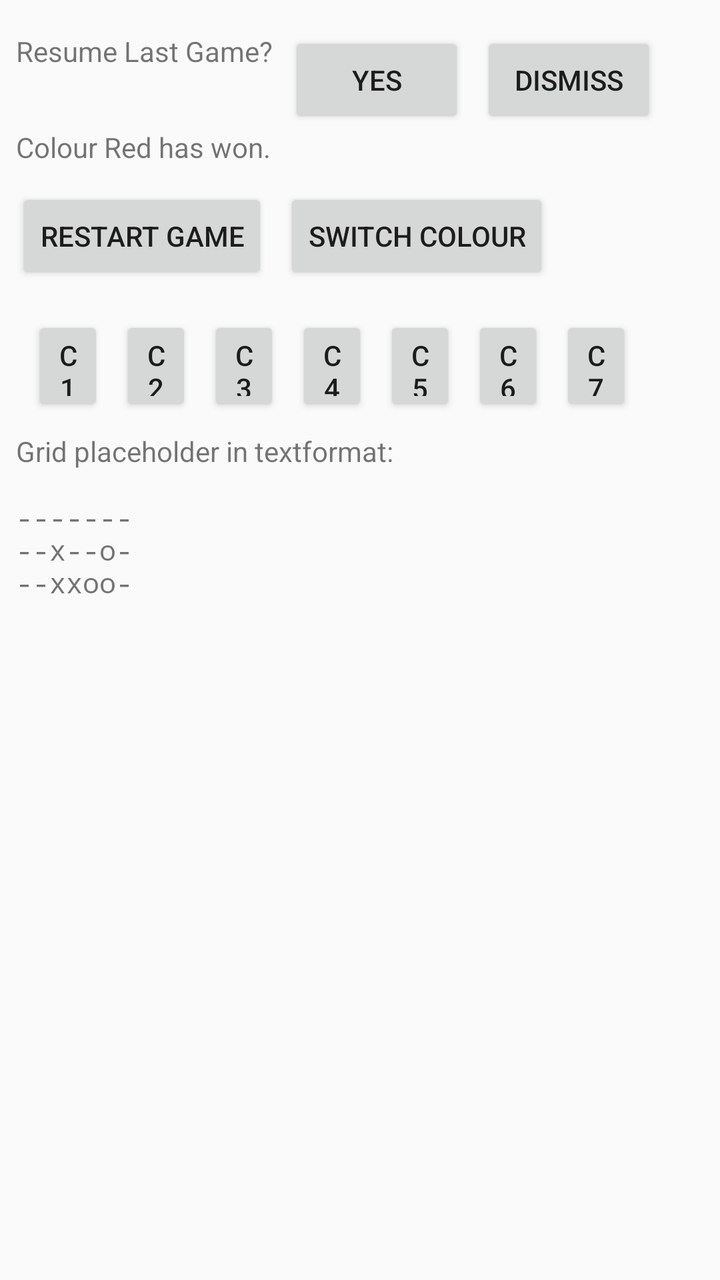
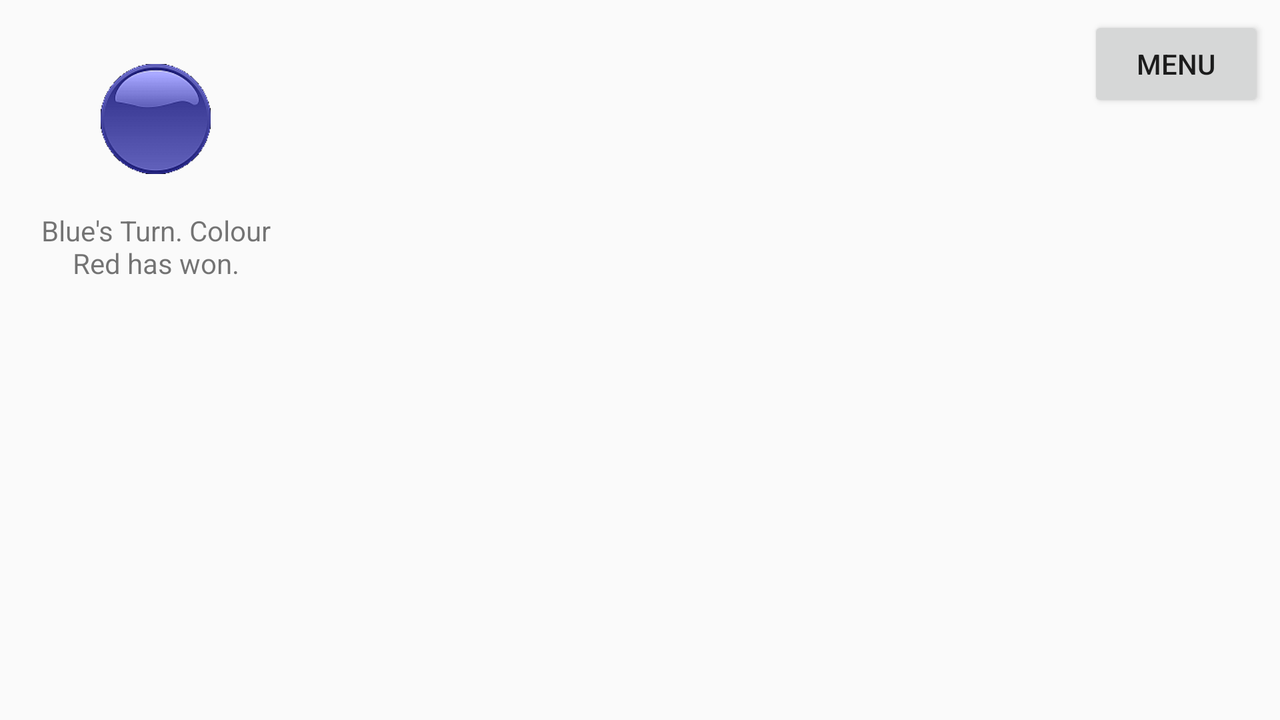

Two renders of one Android screen. The first uses the default layout on a phone; the second uses the alternative layout the repository ships for a different screen configuration, on a matching device. The two XML files are below.
<!-- AndroidManifest.xml: application theme AppTheme.NoActionBar -->
<!-- res/layout/content_main.xml -->
<?xml version="1.0" encoding="utf-8"?>
<android.support.constraint.ConstraintLayout xmlns:android="http://schemas.android.com/apk/res/android"
    xmlns:app="http://schemas.android.com/apk/res-auto"
    xmlns:tools="http://schemas.android.com/tools"
    android:layout_width="match_parent"
    android:layout_height="match_parent"
    app:layout_behavior="@string/appbar_scrolling_view_behavior"
    tools:context=".MainActivity"
    tools:showIn="@layout/activity_main">

    <TextView
        android:id="@+id/textViewResumePrompt"
        android:layout_width="wrap_content"
        android:layout_height="wrap_content"
        android:layout_marginStart="8dp"
        android:layout_marginLeft="8dp"
        android:layout_marginTop="16dp"
        android:text="Resume Last Game?"
        app:layout_constraintStart_toStartOf="parent"
        app:layout_constraintTop_toTopOf="parent" />

    <Button
        android:id="@+id/ButtonResumeLast"
        android:layout_width="wrap_content"
        android:layout_height="wrap_content"
        android:layout_marginStart="8dp"
        android:layout_marginLeft="8dp"
        android:text="Yes"
        app:layout_constraintStart_toEndOf="@+id/textViewResumePrompt"
        app:layout_constraintTop_toTopOf="@+id/textViewResumePrompt" />

    <TextView
        android:id="@+id/textView2"
        android:layout_width="182dp"
        android:layout_height="22dp"
        android:layout_marginStart="8dp"
        android:layout_marginLeft="8dp"
        android:text="Colour Red has won."
        app:layout_constraintStart_toStartOf="parent"
        app:layout_constraintTop_toBottomOf="@+id/ButtonResumeLast" />

    <Button
        android:id="@+id/ButtonRestart"
        android:layout_width="wrap_content"
        android:layout_height="wrap_content"
        android:layout_marginStart="8dp"
        android:layout_marginLeft="8dp"
        android:layout_marginTop="8dp"
        android:text="Restart Game"
        app:layout_constraintStart_toStartOf="parent"
        app:layout_constraintTop_toBottomOf="@+id/textView2" />

    <Button
        android:id="@+id/ButtonSwitchColour"
        android:layout_width="wrap_content"
        android:layout_height="wrap_content"
        android:layout_marginStart="8dp"
        android:layout_marginLeft="8dp"
        android:text="Switch Colour"
        app:layout_constraintStart_toEndOf="@+id/ButtonRestart"
        app:layout_constraintTop_toTopOf="@+id/ButtonRestart" />

    <Space
        android:id="@+id/space"
        android:layout_width="321dp"
        android:layout_height="8dp"
        app:layout_constraintStart_toStartOf="parent"
        app:layout_constraintTop_toBottomOf="@+id/ButtonRestart" />

    <Button
        android:id="@+id/ButtonColumn1"
        android:layout_width="36dp"
        android:layout_height="50dp"
        android:layout_marginStart="16dp"
        android:layout_marginLeft="16dp"
        android:layout_marginTop="8dp"
        android:text="C1"
        app:layout_constraintStart_toStartOf="parent"
        app:layout_constraintTop_toBottomOf="@+id/space" />

    <Button
        android:id="@+id/ButtonColumn2"
        android:layout_width="36dp"
        android:layout_height="50dp"
        android:layout_marginStart="8dp"
        android:layout_marginLeft="8dp"
        android:layout_marginTop="8dp"
        android:text="C2"
        app:layout_constraintStart_toEndOf="@+id/ButtonColumn1"
        app:layout_constraintTop_toBottomOf="@+id/space" />

    <Button
        android:id="@+id/ButtonColumn3"
        android:layout_width="36dp"
        android:layout_height="50dp"
        android:layout_marginStart="8dp"
        android:layout_marginLeft="8dp"
        android:layout_marginTop="8dp"
        android:text="C3"
        app:layout_constraintStart_toEndOf="@+id/ButtonColumn2"
        app:layout_constraintTop_toBottomOf="@+id/space" />

    <Button
        android:id="@+id/ButtonColumn4"
        android:layout_width="36dp"
        android:layout_height="50dp"
        android:layout_marginStart="8dp"
        android:layout_marginLeft="8dp"
        android:layout_marginTop="8dp"
        android:text="C4"
        app:layout_constraintStart_toEndOf="@+id/ButtonColumn3"
        app:layout_constraintTop_toBottomOf="@+id/space" />

    <Button
        android:id="@+id/ButtonColumn5"
        android:layout_width="36dp"
        android:layout_height="50dp"
        android:layout_marginStart="8dp"
        android:layout_marginLeft="8dp"
        android:layout_marginTop="8dp"
        android:text="C5"
        app:layout_constraintStart_toEndOf="@+id/ButtonColumn4"
        app:layout_constraintTop_toBottomOf="@+id/space" />

    <Button
        android:id="@+id/ButtonColumn6"
        android:layout_width="36dp"
        android:layout_height="50dp"
        android:layout_marginStart="8dp"
        android:layout_marginLeft="8dp"
        android:layout_marginTop="8dp"
        android:text="C6"
        app:layout_constraintStart_toEndOf="@+id/ButtonColumn5"
        app:layout_constraintTop_toBottomOf="@+id/space" />

    <Button
        android:id="@+id/ButtonColumn7"
        android:layout_width="36dp"
        android:layout_height="50dp"
        android:layout_marginStart="8dp"
        android:layout_marginLeft="8dp"
        android:layout_marginTop="8dp"
        android:text="C7"
        app:layout_constraintStart_toEndOf="@+id/ButtonColumn6"
        app:layout_constraintTop_toBottomOf="@+id/space" />

    <TextView
        android:id="@+id/textViewTempGrid"
        android:layout_width="287dp"
        android:layout_height="103dp"
        android:layout_marginStart="8dp"
        android:layout_marginLeft="8dp"
        android:layout_marginTop="8dp"
        android:typeface="monospace"
        android:text="-------\n--x--o-\n--xxoo-"
        app:layout_constraintStart_toStartOf="parent"
        app:layout_constraintTop_toBottomOf="@+id/textViewPlaceholderExplanation" />

    <TextView
        android:id="@+id/textViewPlaceholderExplanation"
        android:layout_width="218dp"
        android:layout_height="25dp"
        android:layout_marginStart="8dp"
        android:layout_marginLeft="8dp"
        android:layout_marginTop="8dp"
        android:text="Grid placeholder in textformat:"
        app:layout_constraintStart_toStartOf="parent"
        app:layout_constraintTop_toBottomOf="@+id/ButtonColumn1" />

    <Button
        android:id="@+id/ButtonDismissLast"
        android:layout_width="wrap_content"
        android:layout_height="wrap_content"
        android:layout_marginStart="8dp"
        android:layout_marginLeft="8dp"
        android:text="Dismiss"
        app:layout_constraintStart_toEndOf="@+id/ButtonResumeLast"
        app:layout_constraintTop_toTopOf="@+id/textViewResumePrompt" />

</android.support.constraint.ConstraintLayout>
<!-- res/layout/activity_main.xml (included above) -->
<?xml version="1.0" encoding="utf-8"?>
<android.support.design.widget.CoordinatorLayout xmlns:android="http://schemas.android.com/apk/res/android"
    xmlns:app="http://schemas.android.com/apk/res-auto"
    xmlns:tools="http://schemas.android.com/tools"
    android:layout_width="match_parent"
    android:layout_height="match_parent"
    tools:context=".MainActivity">

    <android.support.design.widget.AppBarLayout
        android:layout_width="match_parent"
        android:layout_height="wrap_content"
        android:theme="@style/AppTheme"/>

    <include layout="@layout/content_main" />

</android.support.design.widget.CoordinatorLayout>
<!-- resources referenced by this layout -->
<resources>
  <style name="AppTheme" parent="Theme.AppCompat.Light.DarkActionBar">
          
          <item name="colorPrimary">@color/colorPrimary</item>
          <item name="colorPrimaryDark">@color/colorPrimaryDark</item>
          <item name="colorAccent">@color/colorAccent</item>
          <item name="windowNoTitle">false</item>
  
      </style>
  <style name="AppTheme.NoActionBar">
          <item name="windowActionBar">false</item>
          <item name="windowNoTitle">true</item>
      </style>
</resources>
<!-- res/layout-land/content_main.xml (the repository's variant of the layout above) -->
<!-- drawn on the phone turned sideways -->
<?xml version="1.0" encoding="utf-8"?>
<android.support.constraint.ConstraintLayout xmlns:android="http://schemas.android.com/apk/res/android"
    xmlns:app="http://schemas.android.com/apk/res-auto"
    xmlns:tools="http://schemas.android.com/tools"
    android:id="@+id/constraintLayout"
    android:layout_width="match_parent"
    android:layout_height="match_parent"
    app:layout_behavior="@string/appbar_scrolling_view_behavior"
    tools:context=".MainActivity"
    tools:showIn="@layout/activity_main">

    <ImageView
        android:id="@+id/ImageTurnIndicator"
        android:layout_width="55dp"
        android:layout_height="55dp"
        android:layout_marginTop="32dp"
        app:layout_constraintEnd_toStartOf="@+id/space"
        app:layout_constraintStart_toStartOf="parent"
        app:layout_constraintTop_toTopOf="parent"
        app:srcCompat="@drawable/bluesmall" />

    <Button
        android:id="@+id/ButtonMenu"
        android:layout_width="wrap_content"
        android:layout_height="wrap_content"
        android:layout_marginTop="8dp"
        android:layout_marginEnd="8dp"
        android:layout_marginRight="8dp"
        android:text="Menu"
        app:layout_constraintEnd_toEndOf="parent"
        app:layout_constraintTop_toTopOf="parent" />

    <TextView
        android:id="@+id/textViewResumePrompt"
        android:layout_width="wrap_content"
        android:layout_height="wrap_content"
        android:layout_marginTop="8dp"
        android:text="Resume Last Game?"
        android:visibility="invisible"
        app:layout_constraintStart_toStartOf="@+id/turnOrWinMessage"
        app:layout_constraintTop_toBottomOf="@+id/ButtonRestart" />

    <Button
        android:id="@+id/ButtonResumeLast"
        android:layout_width="wrap_content"
        android:layout_height="wrap_content"
        android:layout_marginStart="8dp"
        android:layout_marginLeft="8dp"
        android:text="Yes"
        android:visibility="invisible"
        app:layout_constraintStart_toStartOf="@+id/textViewResumePrompt"
        app:layout_constraintTop_toBottomOf="@+id/textViewResumePrompt" />

    <TextView
        android:id="@+id/turnOrWinMessage"
        android:layout_width="138dp"
        android:layout_height="57dp"
        android:layout_marginTop="8dp"
        android:gravity="center"
        android:text="Blue's Turn. Colour Red has won."
        app:layout_constraintEnd_toEndOf="@+id/ImageTurnIndicator"
        app:layout_constraintEnd_toStartOf="@+id/space"
        app:layout_constraintStart_toStartOf="parent"
        app:layout_constraintTop_toBottomOf="@+id/ImageTurnIndicator" />

    <Button
        android:id="@+id/ButtonRestart"
        android:layout_width="wrap_content"
        android:layout_height="wrap_content"
        android:layout_marginStart="8dp"
        android:layout_marginLeft="8dp"
        android:layout_marginTop="8dp"
        android:text="Restart Game"
        android:visibility="invisible"
        app:layout_constraintStart_toStartOf="@+id/turnOrWinMessage"
        app:layout_constraintTop_toBottomOf="@+id/turnOrWinMessage" />

    <Button
        android:id="@+id/ButtonSwitchColour"
        android:layout_width="wrap_content"
        android:layout_height="wrap_content"
        android:layout_marginStart="8dp"
        android:layout_marginLeft="8dp"
        android:text="Switch Colour"
        android:visibility="invisible"
        app:layout_constraintStart_toEndOf="@+id/ButtonRestart"
        app:layout_constraintTop_toTopOf="@+id/ButtonRestart" />

    <Space
        android:id="@+id/space"
        android:layout_width="321dp"
        android:layout_height="360dp"
        android:layout_marginTop="8dp"
        android:layout_marginEnd="8dp"
        android:layout_marginRight="8dp"
        android:layout_marginBottom="8dp"
        app:layout_constraintBottom_toBottomOf="parent"
        app:layout_constraintEnd_toEndOf="parent"
        app:layout_constraintStart_toStartOf="parent"
        app:layout_constraintTop_toTopOf="parent" />

    <TextView
        android:id="@+id/textViewTempGrid"
        android:layout_width="301dp"
        android:layout_height="205dp"
        android:layout_marginStart="8dp"
        android:layout_marginLeft="8dp"
        android:layout_marginTop="8dp"
        android:typeface="monospace"
        app:layout_constraintStart_toEndOf="@+id/ConstraintForGridMesh"
        app:layout_constraintTop_toBottomOf="@+id/ButtonRestart"
        tools:visibility="gone" />

    <TextView
        android:id="@+id/textViewPlaceholderExplanation"
        android:layout_width="218dp"
        android:layout_height="25dp"
        android:layout_marginStart="8dp"
        android:layout_marginLeft="8dp"
        android:text="Grid placeholder in textformat:"
        android:visibility="gone"
        app:layout_constraintStart_toEndOf="@+id/space"
        app:layout_constraintTop_toBottomOf="@+id/ButtonTestLoad"
        tools:visibility="invisible" />

    <Button
        android:id="@+id/ButtonDismissLast"
        android:layout_width="wrap_content"
        android:layout_height="wrap_content"
        android:layout_marginStart="8dp"
        android:layout_marginLeft="8dp"
        android:text="Dismiss"
        android:visibility="invisible"
        app:layout_constraintStart_toEndOf="@+id/ButtonResumeLast"
        app:layout_constraintTop_toBottomOf="@+id/textViewResumePrompt" />

    <Button
        android:id="@+id/ButtonTestLoad"
        android:layout_width="wrap_content"
        android:layout_height="wrap_content"
        android:layout_marginStart="8dp"
        android:layout_marginLeft="8dp"
        android:layout_marginTop="8dp"
        android:text="TestLoad"
        android:visibility="invisible"
        app:layout_constraintStart_toEndOf="@+id/ButtonSwitchColour"
        app:layout_constraintTop_toBottomOf="@+id/turnOrWinMessage" />

    <Button
        android:id="@+id/ButtonTestSave"
        android:layout_width="wrap_content"
        android:layout_height="wrap_content"
        android:layout_marginStart="8dp"
        android:layout_marginLeft="8dp"
        android:text="TSave"
        android:visibility="invisible"
        app:layout_constraintStart_toEndOf="@+id/ButtonDismissLast"
        app:layout_constraintTop_toTopOf="@+id/ButtonDismissLast" />

    <TextView
        android:id="@+id/debug"
        android:layout_width="195dp"
        android:layout_height="266dp"
        android:layout_marginStart="8dp"
        android:layout_marginLeft="8dp"
        android:layout_marginTop="8dp"
        android:layout_marginBottom="8dp"
        android:fadeScrollbars="false"
        android:scrollbarAlwaysDrawVerticalTrack="true"
        android:scrollbars="vertical"
        android:scrollHorizontally="false"
        android:text="debug"
        android:verticalScrollbarPosition="right"
        android:visibility="invisible"
        app:layout_constraintBottom_toBottomOf="parent"
        app:layout_constraintStart_toEndOf="@+id/space"
        app:layout_constraintTop_toBottomOf="@+id/ButtonMenu"
        app:layout_constraintVertical_bias="0.512" />

    <android.support.constraint.ConstraintLayout
        android:id="@+id/ConstraintForAllPieces"
        android:layout_width="320dp"
        android:layout_height="320dp"
        android:layout_marginTop="8dp"
        app:layout_constraintEnd_toEndOf="@+id/space"
        app:layout_constraintStart_toStartOf="@+id/space"
        app:layout_constraintTop_toTopOf="@+id/space">

    </android.support.constraint.ConstraintLayout>

    <android.support.constraint.ConstraintLayout
        android:id="@+id/ConstraintForGridMesh"
        android:layout_width="320dp"
        android:layout_height="320dp"
        android:layout_marginTop="8dp"
        app:layout_constraintEnd_toEndOf="@+id/space"
        app:layout_constraintStart_toStartOf="@+id/space"
        app:layout_constraintTop_toTopOf="@+id/space">

        <Button
            android:id="@+id/ButtonColumn1"
            android:layout_width="40dp"
            android:layout_height="320dp"
            android:layout_marginStart="0dp"
            android:layout_marginLeft="0dp"
            android:layout_marginTop="0dp"
            android:alpha="0.00"
            android:color="#66FF0000"
            android:text="C1"
            app:layout_constraintStart_toStartOf="parent"
            app:layout_constraintTop_toTopOf="parent" />

        <Button
            android:id="@+id/ButtonColumn2"
            android:layout_width="40dp"
            android:layout_height="320dp"
            android:layout_marginStart="0dp"
            android:layout_marginLeft="0dp"
            android:layout_marginTop="0dp"
            android:alpha="0.00"
            android:color="#66FF0000"
            android:text="C2"
            app:layout_constraintStart_toEndOf="@+id/ButtonColumn1"
            app:layout_constraintTop_toTopOf="parent" />

        <Button
            android:id="@+id/ButtonColumn3"
            android:layout_width="40dp"
            android:layout_height="320dp"
            android:layout_marginStart="0dp"
            android:layout_marginLeft="0dp"
            android:layout_marginTop="0dp"
            android:alpha="0.00"
            android:color="#66FF0000"
            android:text="C3"
            app:layout_constraintStart_toEndOf="@+id/ButtonColumn2"
            app:layout_constraintTop_toTopOf="parent" />

        <Button
            android:id="@+id/ButtonColumn4"
            android:layout_width="40dp"
            android:layout_height="320dp"
            android:layout_marginStart="0dp"
            android:layout_marginLeft="0dp"
            android:layout_marginTop="0dp"
            android:alpha="0.00"
            android:color="#66FF0000"
            android:text="C4"
            app:layout_constraintStart_toEndOf="@+id/ButtonColumn3"
            app:layout_constraintTop_toTopOf="parent" />

        <Button
            android:id="@+id/ButtonColumn5"
            android:layout_width="40dp"
            android:layout_height="320dp"
            android:layout_marginStart="0dp"
            android:layout_marginLeft="0dp"
            android:layout_marginTop="0dp"
            android:alpha="0.00"
            android:color="#66FF0000"
            android:text="C5"
            app:layout_constraintStart_toEndOf="@+id/ButtonColumn4"
            app:layout_constraintTop_toTopOf="parent" />

        <Button
            android:id="@+id/ButtonColumn6"
            android:layout_width="40dp"
            android:layout_height="320dp"
            android:layout_marginStart="0dp"
            android:layout_marginLeft="0dp"
            android:layout_marginTop="0dp"
            android:alpha="0.00"
            android:color="#66FF0000"
            android:text="C6"
            app:layout_constraintStart_toEndOf="@+id/ButtonColumn5"
            app:layout_constraintTop_toTopOf="parent" />

        <Button
            android:id="@+id/ButtonColumn7"
            android:layout_width="40dp"
            android:layout_height="320dp"
            android:layout_marginStart="0dp"
            android:layout_marginLeft="0dp"
            android:layout_marginTop="0dp"
            android:alpha="0.00"
            android:color="#66FF0000"
            android:text="C7"
            app:layout_constraintStart_toEndOf="@+id/ButtonColumn6"
            app:layout_constraintTop_toTopOf="parent" />

        <Button
            android:id="@+id/ButtonColumn8"
            android:layout_width="40dp"
            android:layout_height="320dp"
            android:layout_marginStart="0dp"
            android:layout_marginLeft="0dp"
            android:layout_marginTop="0dp"
            android:alpha="0.00"
            android:color="#66FF0000"
            android:text="C8"
            app:layout_constraintStart_toEndOf="@+id/ButtonColumn7"
            app:layout_constraintTop_toTopOf="parent" />

    </android.support.constraint.ConstraintLayout>

</android.support.constraint.ConstraintLayout>
<!-- res/layout/content_main.xml (included above) -->
<?xml version="1.0" encoding="utf-8"?>
<android.support.constraint.ConstraintLayout xmlns:android="http://schemas.android.com/apk/res/android"
    xmlns:app="http://schemas.android.com/apk/res-auto"
    xmlns:tools="http://schemas.android.com/tools"
    android:layout_width="match_parent"
    android:layout_height="match_parent"
    app:layout_behavior="@string/appbar_scrolling_view_behavior"
    tools:context=".MainActivity"
    tools:showIn="@layout/activity_main">

    <TextView
        android:id="@+id/textViewResumePrompt"
        android:layout_width="wrap_content"
        android:layout_height="wrap_content"
        android:layout_marginStart="8dp"
        android:layout_marginLeft="8dp"
        android:layout_marginTop="16dp"
        android:text="Resume Last Game?"
        app:layout_constraintStart_toStartOf="parent"
        app:layout_constraintTop_toTopOf="parent" />

    <Button
        android:id="@+id/ButtonResumeLast"
        android:layout_width="wrap_content"
        android:layout_height="wrap_content"
        android:layout_marginStart="8dp"
        android:layout_marginLeft="8dp"
        android:text="Yes"
        app:layout_constraintStart_toEndOf="@+id/textViewResumePrompt"
        app:layout_constraintTop_toTopOf="@+id/textViewResumePrompt" />

    <TextView
        android:id="@+id/textView2"
        android:layout_width="182dp"
        android:layout_height="22dp"
        android:layout_marginStart="8dp"
        android:layout_marginLeft="8dp"
        android:text="Colour Red has won."
        app:layout_constraintStart_toStartOf="parent"
        app:layout_constraintTop_toBottomOf="@+id/ButtonResumeLast" />

    <Button
        android:id="@+id/ButtonRestart"
        android:layout_width="wrap_content"
        android:layout_height="wrap_content"
        android:layout_marginStart="8dp"
        android:layout_marginLeft="8dp"
        android:layout_marginTop="8dp"
        android:text="Restart Game"
        app:layout_constraintStart_toStartOf="parent"
        app:layout_constraintTop_toBottomOf="@+id/textView2" />

    <Button
        android:id="@+id/ButtonSwitchColour"
        android:layout_width="wrap_content"
        android:layout_height="wrap_content"
        android:layout_marginStart="8dp"
        android:layout_marginLeft="8dp"
        android:text="Switch Colour"
        app:layout_constraintStart_toEndOf="@+id/ButtonRestart"
        app:layout_constraintTop_toTopOf="@+id/ButtonRestart" />

    <Space
        android:id="@+id/space"
        android:layout_width="321dp"
        android:layout_height="8dp"
        app:layout_constraintStart_toStartOf="parent"
        app:layout_constraintTop_toBottomOf="@+id/ButtonRestart" />

    <Button
        android:id="@+id/ButtonColumn1"
        android:layout_width="36dp"
        android:layout_height="50dp"
        android:layout_marginStart="16dp"
        android:layout_marginLeft="16dp"
        android:layout_marginTop="8dp"
        android:text="C1"
        app:layout_constraintStart_toStartOf="parent"
        app:layout_constraintTop_toBottomOf="@+id/space" />

    <Button
        android:id="@+id/ButtonColumn2"
        android:layout_width="36dp"
        android:layout_height="50dp"
        android:layout_marginStart="8dp"
        android:layout_marginLeft="8dp"
        android:layout_marginTop="8dp"
        android:text="C2"
        app:layout_constraintStart_toEndOf="@+id/ButtonColumn1"
        app:layout_constraintTop_toBottomOf="@+id/space" />

    <Button
        android:id="@+id/ButtonColumn3"
        android:layout_width="36dp"
        android:layout_height="50dp"
        android:layout_marginStart="8dp"
        android:layout_marginLeft="8dp"
        android:layout_marginTop="8dp"
        android:text="C3"
        app:layout_constraintStart_toEndOf="@+id/ButtonColumn2"
        app:layout_constraintTop_toBottomOf="@+id/space" />

    <Button
        android:id="@+id/ButtonColumn4"
        android:layout_width="36dp"
        android:layout_height="50dp"
        android:layout_marginStart="8dp"
        android:layout_marginLeft="8dp"
        android:layout_marginTop="8dp"
        android:text="C4"
        app:layout_constraintStart_toEndOf="@+id/ButtonColumn3"
        app:layout_constraintTop_toBottomOf="@+id/space" />

    <Button
        android:id="@+id/ButtonColumn5"
        android:layout_width="36dp"
        android:layout_height="50dp"
        android:layout_marginStart="8dp"
        android:layout_marginLeft="8dp"
        android:layout_marginTop="8dp"
        android:text="C5"
        app:layout_constraintStart_toEndOf="@+id/ButtonColumn4"
        app:layout_constraintTop_toBottomOf="@+id/space" />

    <Button
        android:id="@+id/ButtonColumn6"
        android:layout_width="36dp"
        android:layout_height="50dp"
        android:layout_marginStart="8dp"
        android:layout_marginLeft="8dp"
        android:layout_marginTop="8dp"
        android:text="C6"
        app:layout_constraintStart_toEndOf="@+id/ButtonColumn5"
        app:layout_constraintTop_toBottomOf="@+id/space" />

    <Button
        android:id="@+id/ButtonColumn7"
        android:layout_width="36dp"
        android:layout_height="50dp"
        android:layout_marginStart="8dp"
        android:layout_marginLeft="8dp"
        android:layout_marginTop="8dp"
        android:text="C7"
        app:layout_constraintStart_toEndOf="@+id/ButtonColumn6"
        app:layout_constraintTop_toBottomOf="@+id/space" />

    <TextView
        android:id="@+id/textViewTempGrid"
        android:layout_width="287dp"
        android:layout_height="103dp"
        android:layout_marginStart="8dp"
        android:layout_marginLeft="8dp"
        android:layout_marginTop="8dp"
        android:typeface="monospace"
        android:text="-------\n--x--o-\n--xxoo-"
        app:layout_constraintStart_toStartOf="parent"
        app:layout_constraintTop_toBottomOf="@+id/textViewPlaceholderExplanation" />

    <TextView
        android:id="@+id/textViewPlaceholderExplanation"
        android:layout_width="218dp"
        android:layout_height="25dp"
        android:layout_marginStart="8dp"
        android:layout_marginLeft="8dp"
        android:layout_marginTop="8dp"
        android:text="Grid placeholder in textformat:"
        app:layout_constraintStart_toStartOf="parent"
        app:layout_constraintTop_toBottomOf="@+id/ButtonColumn1" />

    <Button
        android:id="@+id/ButtonDismissLast"
        android:layout_width="wrap_content"
        android:layout_height="wrap_content"
        android:layout_marginStart="8dp"
        android:layout_marginLeft="8dp"
        android:text="Dismiss"
        app:layout_constraintStart_toEndOf="@+id/ButtonResumeLast"
        app:layout_constraintTop_toTopOf="@+id/textViewResumePrompt" />

</android.support.constraint.ConstraintLayout>
<!-- resources referenced by the variant -->
<!-- as the phone turned sideways resolves them -->
<resources>
  <!-- drawable bluesmall: png bitmap (drawable, 7848 bytes) -->
  <style name="AppTheme" parent="Theme.AppCompat.Light.DarkActionBar">
          
          <item name="colorPrimary">@color/colorPrimary</item>
          <item name="colorPrimaryDark">@color/colorPrimaryDark</item>
          <item name="colorAccent">@color/colorAccent</item>
          <item name="windowNoTitle">false</item>
  
      </style>
  <style name="AppTheme.NoActionBar">
          <item name="windowActionBar">false</item>
          <item name="windowNoTitle">true</item>
      </style>
</resources>
